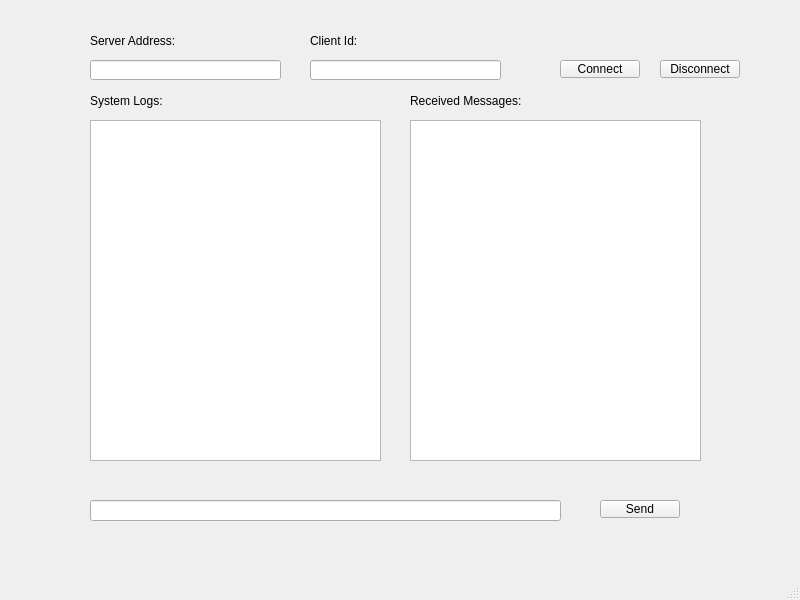
<?xml version="1.0" encoding="UTF-8"?>
<ui version="4.0">
 <class>MainWindow</class>
 <widget class="QMainWindow" name="MainWindow">
  <property name="geometry">
   <rect>
    <x>0</x>
    <y>0</y>
    <width>800</width>
    <height>600</height>
   </rect>
  </property>
  <property name="windowTitle">
   <string>MainWindow</string>
  </property>
  <widget class="QWidget" name="centralwidget">
   <widget class="QPushButton" name="connectButton">
    <property name="geometry">
     <rect>
      <x>560</x>
      <y>60</y>
      <width>80</width>
      <height>18</height>
     </rect>
    </property>
    <property name="text">
     <string>Connect</string>
    </property>
   </widget>
   <widget class="QPushButton" name="disconnectButton">
    <property name="geometry">
     <rect>
      <x>660</x>
      <y>60</y>
      <width>80</width>
      <height>18</height>
     </rect>
    </property>
    <property name="text">
     <string>Disconnect</string>
    </property>
   </widget>
   <widget class="QPushButton" name="sendButton">
    <property name="geometry">
     <rect>
      <x>600</x>
      <y>500</y>
      <width>80</width>
      <height>18</height>
     </rect>
    </property>
    <property name="text">
     <string>Send</string>
    </property>
   </widget>
   <widget class="QLineEdit" name="sendTextEdit">
    <property name="geometry">
     <rect>
      <x>90</x>
      <y>500</y>
      <width>471</width>
      <height>21</height>
     </rect>
    </property>
   </widget>
   <widget class="QLineEdit" name="addressTextEdit">
    <property name="geometry">
     <rect>
      <x>90</x>
      <y>60</y>
      <width>191</width>
      <height>20</height>
     </rect>
    </property>
   </widget>
   <widget class="QLineEdit" name="clientTextEdit">
    <property name="geometry">
     <rect>
      <x>310</x>
      <y>60</y>
      <width>191</width>
      <height>20</height>
     </rect>
    </property>
   </widget>
   <widget class="QTextBrowser" name="clientTextBrowser">
    <property name="geometry">
     <rect>
      <x>90</x>
      <y>120</y>
      <width>291</width>
      <height>341</height>
     </rect>
    </property>
   </widget>
   <widget class="QTextBrowser" name="serverTextBrowser">
    <property name="geometry">
     <rect>
      <x>410</x>
      <y>120</y>
      <width>291</width>
      <height>341</height>
     </rect>
    </property>
   </widget>
   <widget class="QLabel" name="label">
    <property name="geometry">
     <rect>
      <x>90</x>
      <y>30</y>
      <width>111</width>
      <height>21</height>
     </rect>
    </property>
    <property name="text">
     <string>Server Address:</string>
    </property>
   </widget>
   <widget class="QLabel" name="label_2">
    <property name="geometry">
     <rect>
      <x>310</x>
      <y>30</y>
      <width>111</width>
      <height>21</height>
     </rect>
    </property>
    <property name="text">
     <string>Client Id:</string>
    </property>
   </widget>
   <widget class="QLabel" name="label_3">
    <property name="geometry">
     <rect>
      <x>90</x>
      <y>90</y>
      <width>111</width>
      <height>21</height>
     </rect>
    </property>
    <property name="text">
     <string>System Logs:</string>
    </property>
   </widget>
   <widget class="QLabel" name="label_4">
    <property name="geometry">
     <rect>
      <x>410</x>
      <y>90</y>
      <width>111</width>
      <height>21</height>
     </rect>
    </property>
    <property name="text">
     <string>Received Messages:</string>
    </property>
   </widget>
  </widget>
  <widget class="QMenuBar" name="menubar">
   <property name="geometry">
    <rect>
     <x>0</x>
     <y>0</y>
     <width>800</width>
     <height>17</height>
    </rect>
   </property>
  </widget>
  <widget class="QStatusBar" name="statusbar"/>
 </widget>
 <resources/>
 <connections/>
</ui>
